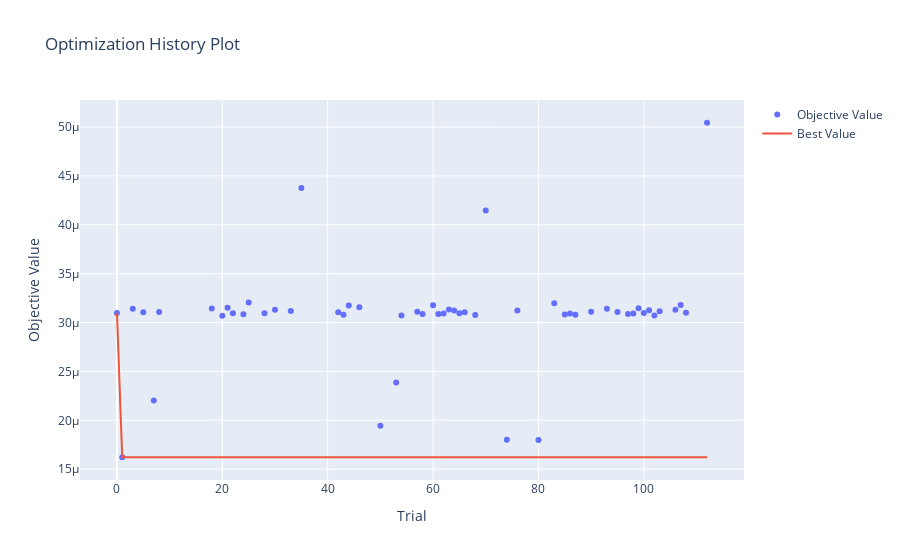

This figure's notebook cell:
### Code cell
optuna.visualization.plot_optimization_history(inliers)
